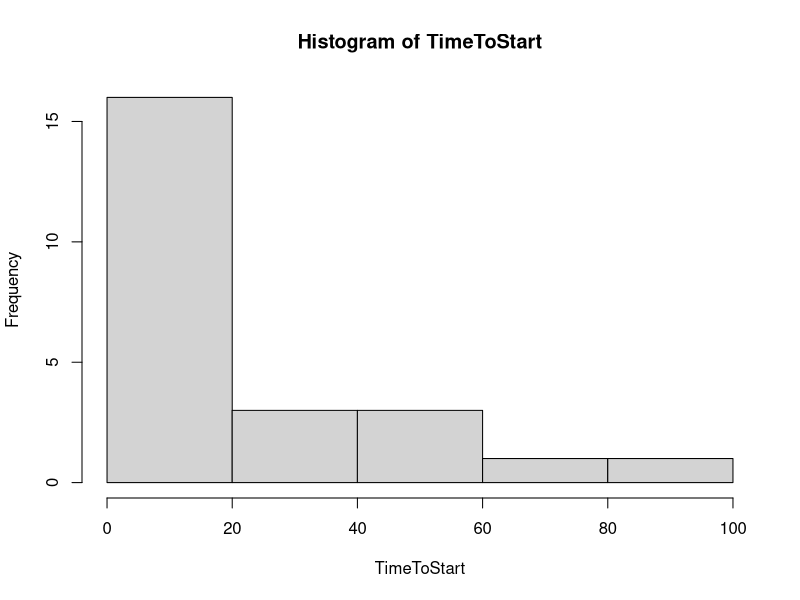

Write R code to recreate this figure. (Note: this script raises an error after producing the figure.)

#In this data file, there are both spaces and tabs. The
# sep command tells R that you only want to use tabs (\t) as
# separators. This occurs in some of the data sets so if you
# notice that there are spaces in either the variable names or > # the data itself, you need to add this addition keyword in
# the command.
TimeStart <- read.table("eg01-23time24.txt", header = T, sep= "\t")
#View(TimeStart)

attach(TimeStart)
mean(TimeToStart) 
sd(TimeToStart)
mean(TimeStart[,2]) 
sd(TimeStart[,2])
mean(TimeStart$TimeToStart) 
sd(TimeStart$TimeToStart)

fivenum(TimeToStart)

hist(TimeToStart)
histogram(TimeToStart)
#install.packages("lattice") #Only needs to be run once

boxplot(TimeToStart)
means = mean(TimeToStart)
points(means, pch = 18)
bwplot(TimeToStart)
